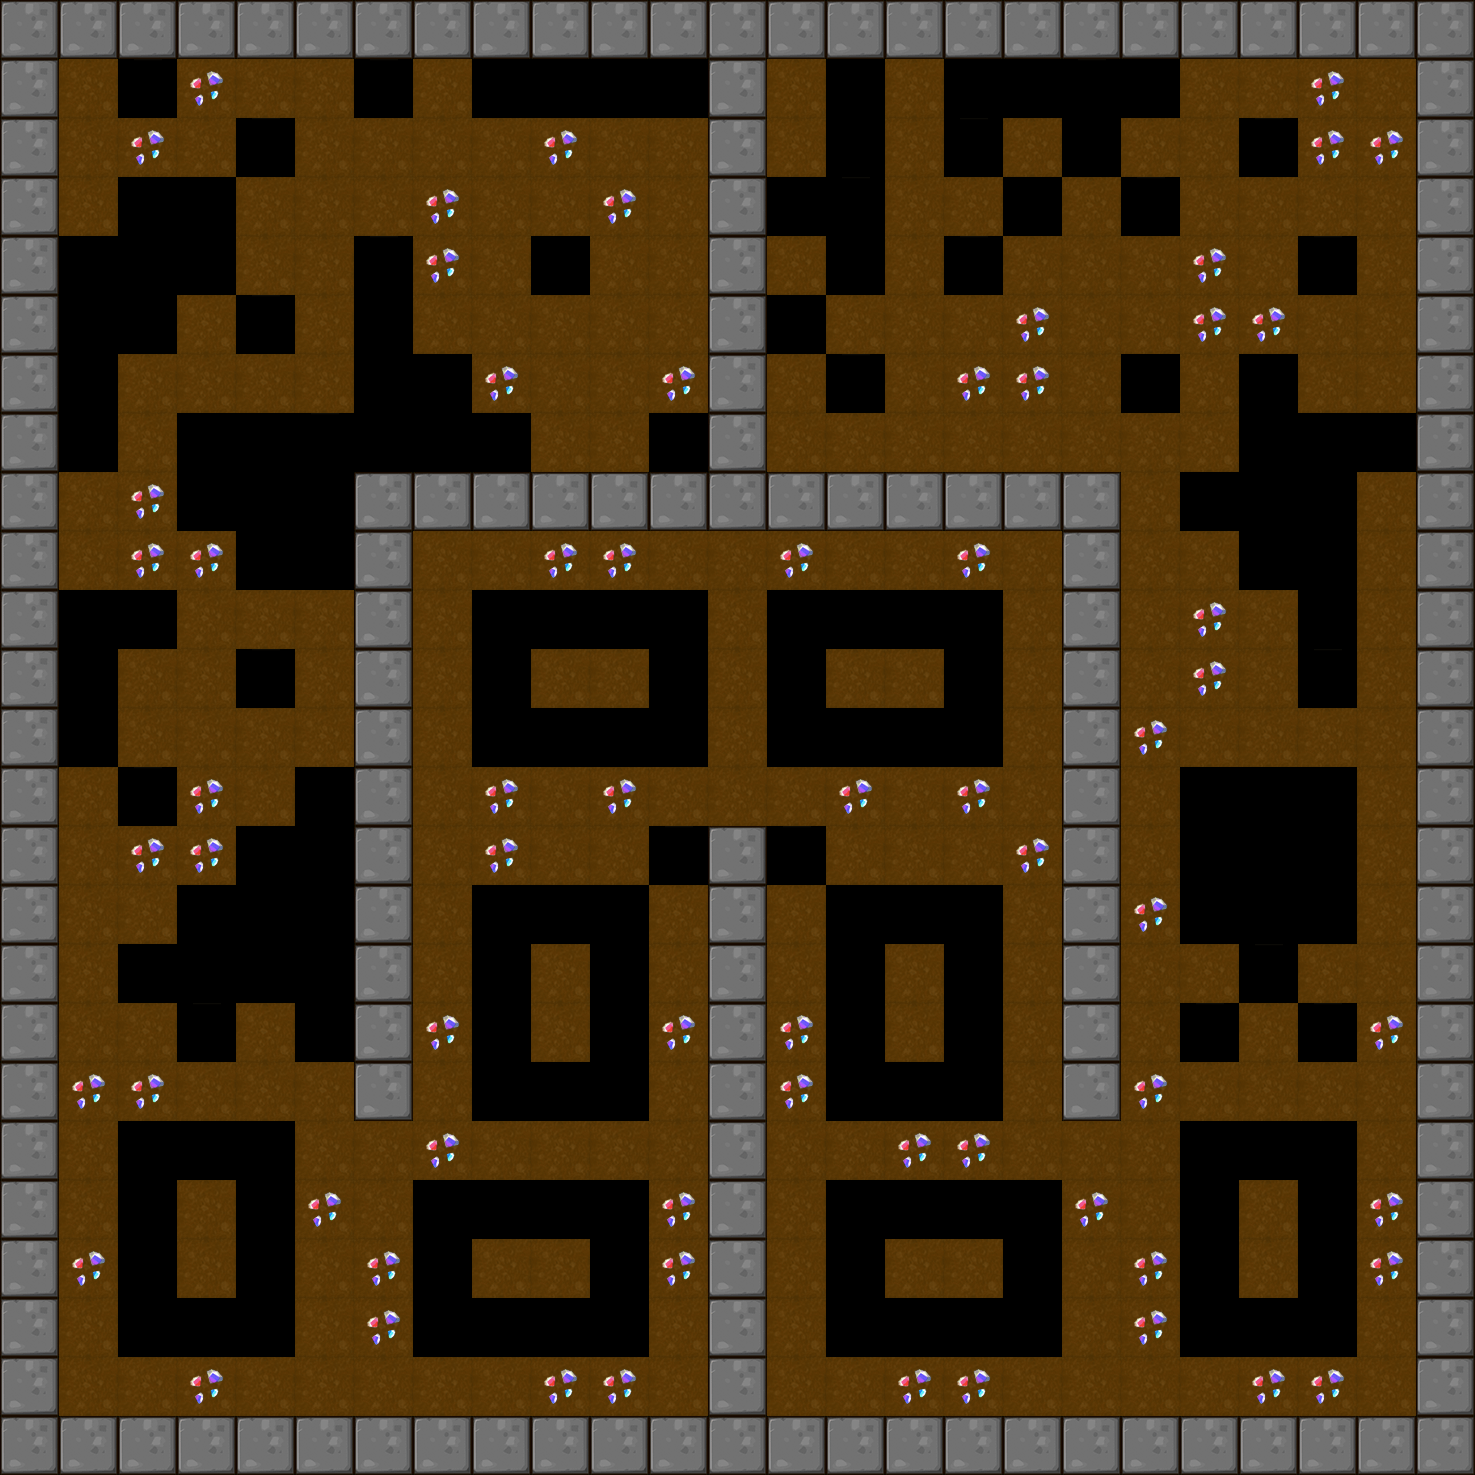

Rendered tile map (Tiled .tmx) drawn with the repository's tilesets; below, a short description and the map source with its tile grids summarised:
An orthogonal 25x25 tile map with 59x59 px tiles, 1 tile layer (BackGround) and 9 objects (8x Shipper, Player).

<map version="1.0" orientation="orthogonal" renderorder="right-down" width="25" height="25" tilewidth="59" tileheight="59">
 <tileset firstgid="1" name="itemmap" tilewidth="59" tileheight="59">
  <image source="tileset2.png" trans="ff00ff" width="354" height="354" />
 </tileset>
 <layer name="BackGround" width="25" height="25">
  <data>[625 cells, 544 non-empty, 9 distinct tile ids]</data>
 </layer>
 <objectgroup name="RobotCharacter">
  <object name="Player" x="536.448" y="238.156" width="40" height="40" />
 </objectgroup>
 <objectgroup name="EnemyCharacter">
  <object name="Shipper" type="Shipper" x="478.239" y="601.627" width="40" height="40" />
  <object name="Shipper" type="Shipper" x="1189.33" y="1132.21" width="40" height="40" />
  <object name="Shipper" type="Shipper" x="126.866" y="1132.21" width="40" height="40" />
  <object name="Shipper" type="Shipper" x="834.799" y="1189.67" width="40" height="40" />
  <object name="Shipper" type="Shipper" x="421.034" y="1188.72" width="40" height="40" />
  <object name="Shipper" type="Shipper" x="480.51" y="895.17" width="40" height="40" />
  <object name="Shipper" type="Shipper" x="834.926" y="894.766" width="40" height="40" />
  <object name="Shipper" type="Shipper" x="775" y="600" width="40" height="40" />
 </objectgroup>
</map>
